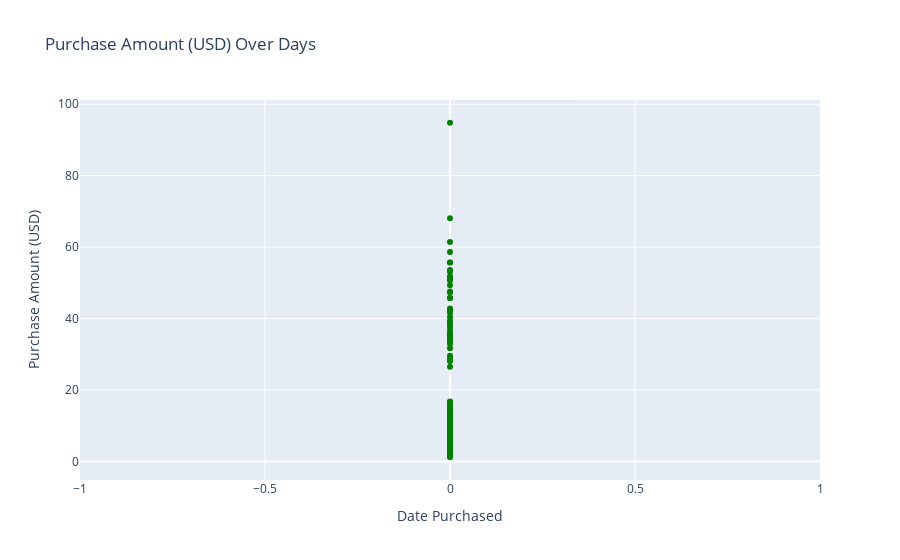

This figure's notebook cell:
### Code cell
# Assuming 'Date Purchase' is a string or object, convert it to datetime format

date_amount_df['Date Purchase'] = pd.to_datetime(date_amount_df['Date Purchase'])

# Convert the datetime to a Unix timestamp (seconds since epoch)
date_amount_df['Date Purchase'] = date_amount_df['Date Purchase'].astype('int64') / 10**9  # Convert to seconds

dates = date_amount_df['Date Purchase']
amount = date_amount_df['Purchase Amount (USD)']

fig=go.Figure()



fig.add_trace(go.Scatter(x=dates, y=amount, mode='markers', marker=dict(color='green')))

fig.update_layout(title='Purchase Amount (USD) Over Days', xaxis_title='Date Purchased', yaxis_title='Purchase Amount (USD)')

fig.show()

### Figure 1 — Plotly figure (JSON) as saved in the notebook; plotly's stock layout.template omitted (floating-point values rounded to 4 significant figures; data arrays with more than 128 entries replaced by an {"elided": "..."} marker saying what was removed)
{"data": [{"marker": {"color": "green"}, "mode": "markers", "type": "scatter", "x": {"elided": "365 int values"}, "y": {"elided": "365 float values"}}], "layout": {"autosize": true, "title": {"text": "Purchase Amount (USD) Over Days"}, "xaxis": {"autorange": true, "range": [-1, 1], "title": {"text": "Date Purchased"}, "type": "linear"}, "yaxis": {"autorange": true, "range": [-6.547, 102.5], "title": {"text": "Purchase Amount (USD)"}, "type": "linear"}}}
